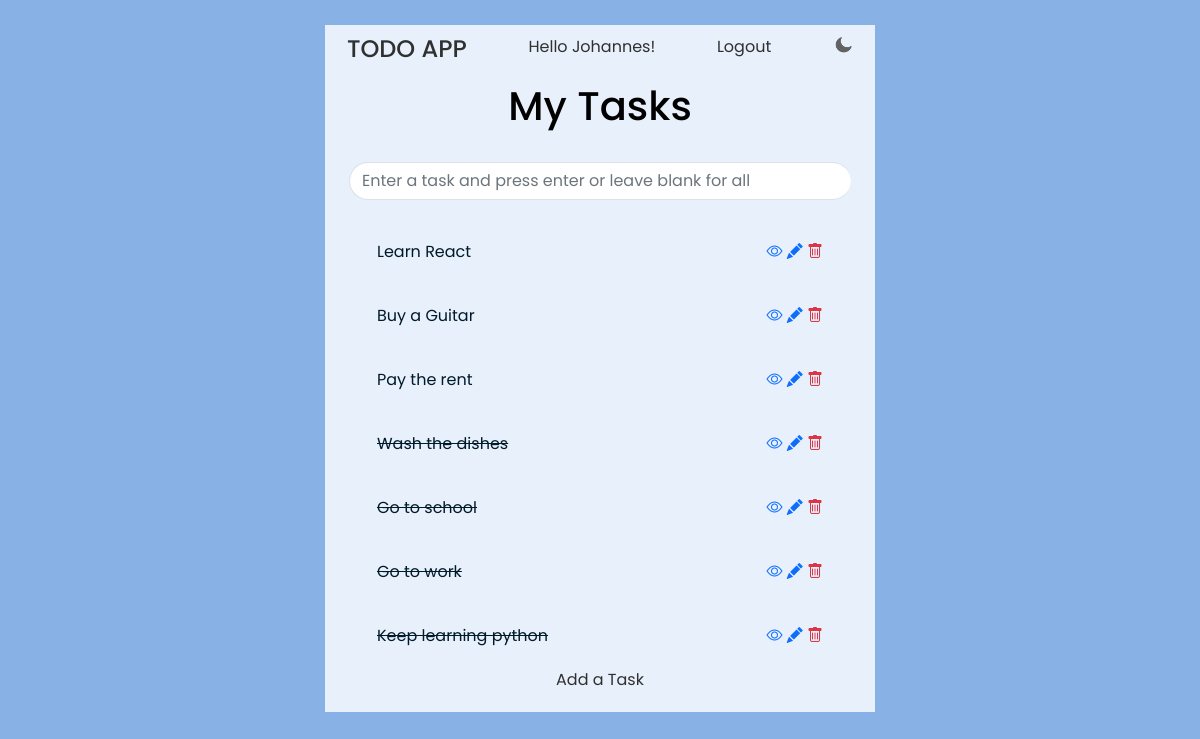
The app's page / (signed in) with its own data.
### base/models.py (models this page shows, shortened)
class Task(models.Model):
    user = models.ForeignKey(User, on_delete=models.CASCADE)
    title = models.CharField(max_length=50)
    description = models.TextField(max_length=250)
    completed = models.BooleanField(default=False)
    created = models.DateTimeField(auto_now_add=True)
    class Meta:
        ordering = ['completed', '-created']

### base/views.py (the view)
# urls.py: path('', TaskList.as_view(), name='task_list'),
class TaskList(LoginRequiredMixin, ListView):
    model = Task
    context_object_name = 'tasks'
    def get_context_data(self, **kwargs):
        context = super().get_context_data(**kwargs)
        context['tasks'] = context['tasks'].filter(user=self.request.user)
        search_input = self.request.GET.get('search-area') or ''
        if search_input:
            context['tasks'] = context['tasks'].filter(title__startswith=search_input)
        context['search_input'] = search_input
        return context

### base/templates/base/task_list.html
{% extends 'base/base.html' %}
{% block content %}
<div class="container text-center">
<h1 class="maintitle">My Tasks</h1>
</div>
<br>
<div class="container">
    <form method="GET">
        <input class="form-control border-end-0 border rounded-pill" type="text" name="search-area" value="{{search_input}}" placeholder="Enter a task and press enter or leave blank for all">
    </form>
</div>
<div class="section">
{% for task in tasks %}
<div class="task-wrapper">
{% if task.completed %}
<div class="task-completed">{{task.title}}</h4></div>
    <div>
    <a href="{% url 'task_detail' task.pk %}"><i class="bi bi-eye"></i></a>
    <a href="{% url 'task_update' task.pk %}"><i class="bi bi-pencil-fill"></i></a>
    <a href="{% url 'task_delete' task.pk %}"><i class="bi bi-trash text-danger"></i></a>
    </div>
{% else %}
<div class="task-no-completed">{{task.title}}</div>
    <div>
    <a href="{% url 'task_detail' task.pk %}"><i class="bi bi-eye"></i></a>
    <a href="{% url 'task_update' task.pk %}"><i class="bi bi-pencil-fill"></i></a>
    <a href="{% url 'task_delete' task.pk %}"><i class="bi bi-trash text-danger"></i></a>
    </div>
{% endif %}
</div>
{% endfor %}
<div class="container text-center">
<a href="{% url 'task_create' %}" class="todo">Add a Task</a>
</div>
</div>
{% endblock %}

### base/templates/base/base.html (shortened to what this page needs)
{% load static %}
<!DOCTYPE html>
<html lang="en">
<head>
    <link href="https://cdn.jsdelivr.net/npm/bootstrap@5.0.2/dist/css/bootstrap.min.css" rel="stylesheet">
    <link rel="stylesheet" href="https://cdn.jsdelivr.net/npm/bootstrap-icons@1.3.0/font/bootstrap-icons.css">
    <link rel="stylesheet" href="{% static 'style.css' %}">
</head>
<body>
    <div class="container">
        <div class="header">
            <a href="{% url 'task_list' %}"><h4 class="todo">TODO APP</h4></a>
            {% if request.user.is_authenticated %}
                <span class="todo">Hello {{request.user.first_name}}!</span>
                    <a href="{% url 'logout' %}" class="todo">Logout</a>
            {% else %}
                <a href="{% url 'login' %}" class="todo">Login</a>
                <a href="{% url 'register' %}" class="todo">Register</a>
            {% endif %}
            <img src="{% static 'images/moon.png' %}" id="icon">
        </div>
            {% block content %}
            {% endblock %}
    </div>
</body>
</html>

### base/static/style.css (style rules this page uses)
:root { --primary-color: #88B2E6; --secondary-color: #e7f0fb; --task-color: #001A2B; --todo-color: #2f3030; --maintitle-color: #000000; }
body { background-color: var(--primary-color); font-family: 'Poppins'; padding-top: 25px; }
a { text-decoration: none; }
.todo { color: var(--todo-color); }
.container { max-width: 550px; margin: auto; background-color: var(--secondary-color); }
.maintitle { color: var(--maintitle-color); }
.header { display: flex; justify-content: space-between; padding: 10px; }
.task-wrapper { display: flex; align-items: center; justify-content: space-between; padding: 20px; }
.task-completed { text-decoration: line-through; color: var(--task-color); }
.task-no-completed { color: var(--task-color); }
.section { padding: 20px; }
#icon { width: 20px; height: 20px; cursor: pointer; }

### records on screen
Task: title "Learn React"
Task: title "Buy a Guitar"
Task: title "Pay the rent"
Task: title "Wash the dishes"
Task: title "Go to school"
Task: title "Go to work"
Task: title "Keep learning python"

### other values on screen
{{ request.user.first_name }} "Johannes"
